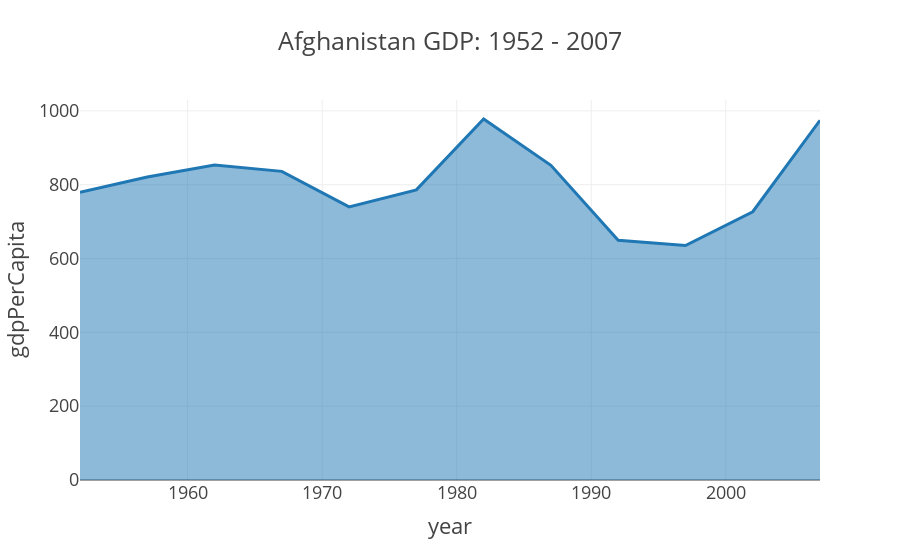

This figure's notebook cell:
### Markdown cell above
# Filled Area Chart

### Code cell
fig = px.area(df_Afghanistan, 
              x='year', 
              y='gdpPerCapita',
              template='presentation', 
              title='Afghanistan GDP: 1952 - 2007')
fig.show()

### Figure 1 — Plotly figure (JSON) as saved in the notebook; plotly's stock layout.template omitted (floating-point values rounded to 4 significant figures)
{"data": [{"hoverlabel": {"namelength": 0}, "hovertemplate": "year=%{x}<br>gdpPerCapita=%{y}", "legendgroup": "", "line": {"color": "#1F77B4"}, "mode": "lines", "name": "", "orientation": "v", "showlegend": false, "stackgroup": "1", "type": "scatter", "x": [1952, 1957, 1962, 1967, 1972, 1977, 1982, 1987, 1992, 1997, 2002, 2007], "xaxis": "x", "y": [779.4, 820.9, 853.1, 836.2, 740.0, 786.1, 978.0, 852.4, 649.3, 635.3, 726.7, 974.6], "yaxis": "y"}], "layout": {"legend": {"tracegroupgap": 0}, "title": {"text": "Afghanistan GDP: 1952 - 2007"}, "xaxis": {"anchor": "y", "domain": [0, 1], "title": {"text": "year"}}, "yaxis": {"anchor": "x", "domain": [0, 1], "title": {"text": "gdpPerCapita"}}}}
